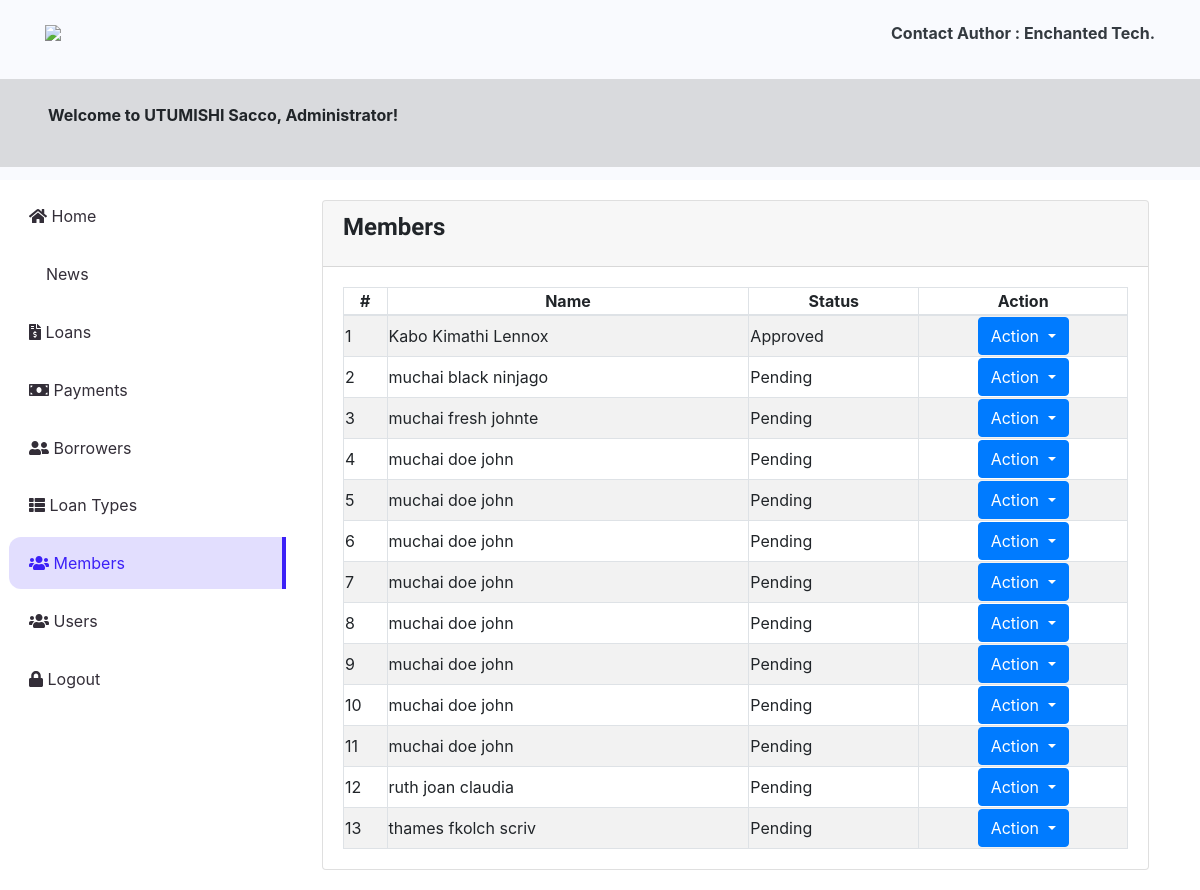
/index.php?page=members (signed in), run on an earlier commit of the app's database.
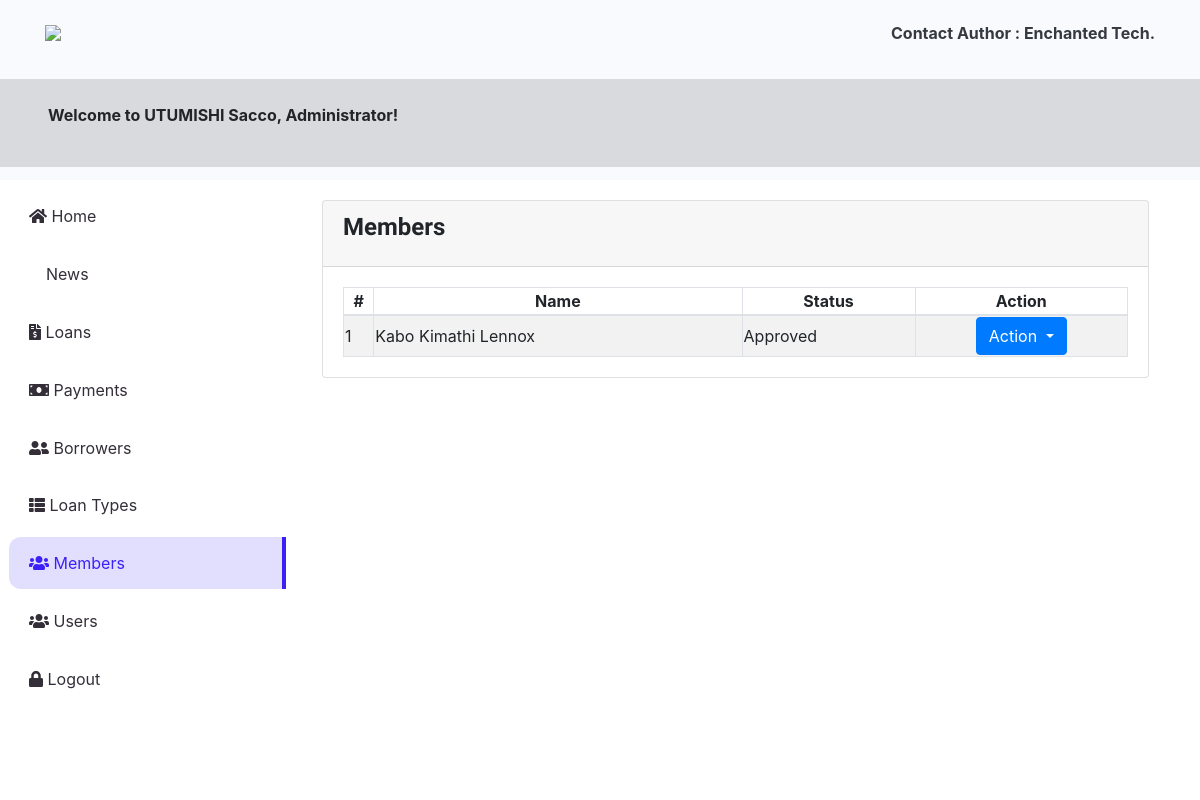
And on a later commit of the database.
### tables this page shows
CREATE TABLE `users` (
  `id` int(30) NOT NULL,
  `name` varchar(200) NOT NULL,
  `contact` text NOT NULL,
  `username` varchar(100) NOT NULL,
  `password` varchar(200) NOT NULL,
  `type` tinyint(1) NOT NULL DEFAULT 2 COMMENT '1=admin , 2 = staff'
);

CREATE TABLE `members` (
  `id` int(30) NOT NULL,
  `firstname` varchar(100) NOT NULL,
  `middlename` varchar(100) NOT NULL,
  `lastname` varchar(100) NOT NULL,
  `contact_no` varchar(30) NOT NULL,
  `address` text NOT NULL,
  `email` varchar(50) NOT NULL,
  `password` varchar(250) DEFAULT NULL,
  `tax_id` varchar(50) NOT NULL,
  `status` tinyint(1) NOT NULL DEFAULT 0 COMMENT '0=pending, 1=approved',
  `id_front_path` varchar(255) NOT NULL,
  `id_back_path` varchar(255) NOT NULL,
  `profile_pic_path` varchar(255) NOT NULL
);

### members.php (the view, shortened to what this page needs)
<?php include './db_connect.php'; ?>
<!DOCTYPE html>
<html lang="en">
<head>
    <link href="https://stackpath.bootstrapcdn.com/bootstrap/4.5.2/css/bootstrap.min.css" rel="stylesheet">
</head>
<body>
    <div class="container-fluid">
        <div class="col-lg-12">
            <div class="card">
                <div class="card-header">
                    <h4 class="card-title"><strong>Members</strong></h4>
                </div>
                <div class="card-body">
                    <table class="table-striped table-bordered col-md-12">
                        <thead>
                            <tr>
                                <th class="text-center">#</th>
                                <th class="text-center">Name</th>
                                <th class="text-center">Status</th>
                                <th class="text-center">Action</th>
                            </tr>
                        </thead>
                        <tbody>
                            <?php
                            $members = $conn->query("SELECT *, CONCAT(lastname, ' ', middlename, ' ', firstname) AS full_name FROM members ORDER BY lastname ASC");
                            $i = 1;
                            while ($row = $members->fetch_assoc()) :
                            ?>
                                <tr>
                                    <td><?php echo $i++ ?></td>
                                    <td><?php echo $row['full_name'] ?></td>
                                    <td>
                                        <?php
                                        if ($row['status'] == 0) {
                                            echo 'Pending';
                                        } elseif ($row['status'] == 1) {
                                            echo 'Approved';
                                        } else {
                                            echo 'Unknown';
                                        }
                                        ?>
                                    </td>
                                    <td>
                                        <center>
                                            <div class="btn-group">
                                                <button type="button" class="btn btn-primary dropdown-toggle" data-toggle="dropdown" aria-haspopup="true" aria-expanded="false">
                                                    Action
                                                </button>
                                            </div>
                                        </center>
                                    </td>
                                </tr>
                            <?php endwhile; ?>
                        </tbody>
                    </table>
                </div>
            </div>
        </div>
    </div>
</body>
</html>

### index.php (shortened to what this page needs)
<!DOCTYPE html>
<html lang="en">
<head>
  <?php
  include('db_connect.php');
  include('./header.php');
  $user_id = $_SESSION['login_id'];
  $qry = $conn->query("SELECT * FROM users WHERE id = " . $user_id);
  $user = $qry->fetch_assoc();
  ?>
</head>
<body>
  <?php include 'topbar.php' ?>
  <?php include 'navbar.php' ?>
  <main id="view-panel">
    <?php $page = isset($_GET['page']) ? $_GET['page'] : 'home'; ?>
    <?php include $page . '.php' ?>
  </main>
</body>
</html>

### header.php (shortened to what this page needs)
  <link rel="stylesheet" href="assets/font-awesome/css/all.min.css">
<link href="assets/vendor/bootstrap/css/bootstrap.min.css" rel="stylesheet">
<link href="assets/vendor/icofont/icofont.min.css" rel="stylesheet">
<link href="assets/vendor/boxicons/css/boxicons.min.css" rel="stylesheet">
<link href="assets/vendor/venobox/venobox.css" rel="stylesheet">
<link href="assets/vendor/animate.css/animate.min.css" rel="stylesheet">
<link href="assets/vendor/remixicon/remixicon.css" rel="stylesheet">
<link href="assets/vendor/owl.carousel/assets/owl.carousel.min.css" rel="stylesheet">
<link href="assets/vendor/bootstrap-datepicker/css/bootstrap-datepicker.min.css" rel="stylesheet">
<link href="assets/DataTables/datatables.min.css" rel="stylesheet">
<link href="assets/css/jquery.datetimepicker.min.css" rel="stylesheet">
<link href="assets/css/select2.min.css" rel="stylesheet">
<link href="assets/css/style.css" rel="stylesheet">
<link type="text/css" rel="stylesheet" href="assets/css/jquery-te-1.4.0.css">
<script src="https://cdn.tailwindcss.com"></script>

### topbar.php (shortened to what this page needs)
<nav class="navbar navbar-light fixed-top" style="padding:0; height: 180px">
	<div class="container-fluid mt-2 mb-2">
		<div class="col-lg-12 d-flex align-items-center justify-content-between">
			<div class="col-md-2 float-left" style="display: flex;">
				<div class="logo">
					<img src="assets/img/logo.png" width="320px">
				</div>
			</div>
			<div class="col-md-6 text-right text-dark">
				<strong><a href="https://www.enchanted-tech.com/" target="a_blank" class="text-dark">Contact Author : Enchanted Tech.</a></strong>
			</div>
		</div>
	</div>
	<div class="flex flex-row justify-between px-12 py-4 w-full bg-[#80808045]">
		<div class="flex justify-item-start">
			<strong>
				<p>Welcome to UTUMISHI Sacco, <?php echo $user['name'] ?>!</p>
			</strong>
		</div>
	</div>
</nav>

### navbar.php (shortened to what this page needs)
<nav id="sidebar" class='mx-lt-5 bg-white' >
		<div class="sidebar-list">
				<a href="index.php?page=home" class="nav-item nav-home"><span class='icon-field'><i class="fa fa-home"></i></span> Home</a>
				<a href="index.php?page=news" class="nav-item nav-news"><span class='icon-field'><i class="icofont-newspaper"></i> News</span></a>
				<a href="index.php?page=loans" class="nav-item nav-loans"><span class='icon-field'><i class="fa fa-file-invoice-dollar"></i></span> Loans</a>
				<a href="index.php?page=payments" class="nav-item nav-payments"><span class='icon-field'><i class="fa fa-money-bill"></i></span> Payments</a>
				<a href="index.php?page=borrowers" class="nav-item nav-borrowers"><span class='icon-field'><i class="fa fa-user-friends"></i></span> Borrowers</a>
				<a href="index.php?page=loan_type" class="nav-item nav-loan_type"><span class='icon-field'><i class="fa fa-th-list"></i></span> Loan Types</a>
				<a href="index.php?page=members" class="nav-item nav-members"><span class='icon-field'><i class="fa fa-users"></i></span> Members</a>
				<?php if($_SESSION['login_type'] == 1): ?>
				<a href="index.php?page=users" class="nav-item nav-users"><span class='icon-field'><i class="fa fa-users"></i></span> Users</a>
				<?php endif; ?>
			<a href="ajax.php?action=logout" class="nav-item nav-logout"><span class='icon-field'><i class="fa fa-lock"></i></span> Logout</a>
		</div>
</nav>

### assets/css/style.css (style rules this page uses)
body { font-family: "Poppins", sans-serif; color: #444444; width: 100%; height: calc(100%); font-size: .813rem; background-color: #f9fafe; }
a { color: #1977cc; }
h1, h2, h3, h4, h5, h6 { font-family: "Raleway", sans-serif; }
.navbar-light { background: #f9fafe; }
nav#sidebar { height: calc(100%); position: fixed; z-index: 99; left: 0px; width: 286px; font-size: 12px; top: 180px; padding: 10px 0 0 9px; }
a.nav-item { position: relative; display: block; padding: .90rem 1.25rem; margin-bottom: -1px; background-color: #ffffffc4; color: #332e38; font-size: 16px; margin-bottom: 5px; }
a.nav-item:hover, .nav-item.active { background-color: rgba(60, 33, 247, 0.15); border-radius: 12px 0 0 12px; border-right: 4px solid #3c21f7; color: #3c21f7; }
main#view-panel { margin-left: 272px; width: calc(100% - 273px); margin-top: 180px; padding: 20px; background-color: white; }
.align-items-center { align-items: center !important; }
.btn-primary { color: #fff; background-color: #3c21f7; border-color: #3c21f7; }
.table-bordered td, .table-bordered th { white-space: nowrap; }

### index.php (style rules this page uses)
body { background: #80808045; }

### topbar.php (style rules this page uses)
.logo { margin: auto; font-size: 35px; }

What changed in the data, as far as the page shows it:
removed members: full_name "muchai black ninjago", status "Pending"
removed members: full_name "muchai fresh johnte", status "Pending"
removed members: full_name "muchai doe john", status "Pending"
removed members: full_name "muchai doe john", status "Pending"
removed members: full_name "muchai doe john", status "Pending"
removed members: full_name "muchai doe john", status "Pending"
removed members: full_name "muchai doe john", status "Pending"
removed members: full_name "muchai doe john", status "Pending"
removed members: full_name "muchai doe john", status "Pending"
removed members: full_name "muchai doe john", status "Pending"
removed members: full_name "ruth joan claudia", status "Pending"
removed members: full_name "thames fkolch scriv", status "Pending"
